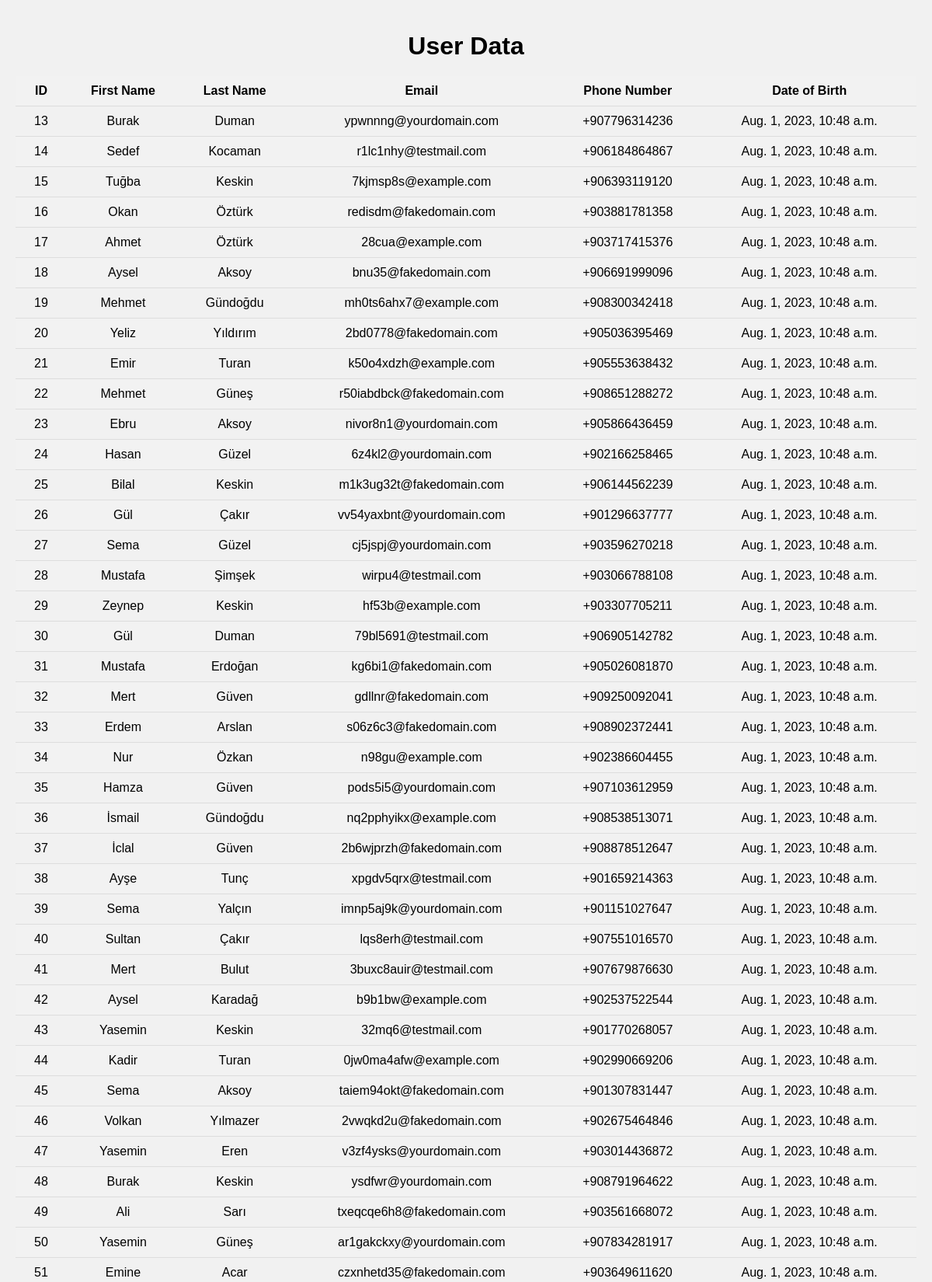
The app's page /user_list (upper part) with its own data.
### cronapp/models.py (models this page shows)
class User(models.Model):
    first_name = models.CharField(max_length=50)
    last_name = models.CharField(max_length=50)
    email = models.CharField(max_length=80)
    phone_number = models.CharField(max_length=20)
    date_of_birth = models.DateTimeField(auto_now_add=True)

### cronapp/views.py (the view)
# urls.py: path('user_list', view=views.user_list, name='user_list'),
def user_list(request):
    user_list = User.objects.all()
    return HttpResponse(render_to_string('user_list.html', {'user_list': user_list}))

### cronapp/templates/user_list.html (shortened to what this page needs)
<!DOCTYPE html>
<html lang="en">
    <head>
        {% load static %}
        <link rel="stylesheet" href="{% static 'styles/style.css' %}">
    </head>
    <body>
        <div class="container">
            <h1>User Data</h1>
            <table>
                <thead>
                    <tr>
                        <th>ID</th>
                        <th>First Name</th>
                        <th>Last Name</th>
                        <th>Email</th>
                        <th>Phone Number</th>
                        <th>Date of Birth</th>
                    </tr>
                </thead>
                <tbody>
                    {% for user in user_list %}
                        <tr>
                            <td>{{ user.id }}</td>
                            <td>{{ user.first_name }}</td>
                            <td>{{ user.last_name }}</td>
                            <td>{{ user.email }}</td>
                            <td>{{ user.phone_number }}</td>
                            <td>{{ user.date_of_birth }}</td>
                        </tr>
                    {% endfor %}
                </tbody>
            </table>
        </div>
    </body>
</html>

### static/styles/style.css (style rules this page uses)
body { font-family: Arial, sans-serif; background-color: #f1f1f1; margin: 0; padding: 0; }
.container { max-width: 1200px; margin: 0 auto; padding: 20px; }
h1 { text-align: center; margin-bottom: 20px; }
table { width: 100%; border-collapse: collapse; }
th, td { padding: 10px; text-align: center; border-bottom: 1px solid #ddd; }
th { background-color: #f2f2f2; }
tr:nth-child(even) { background-color: #f2f2f2; }

### records on screen
User: id "13", first_name "Burak", last_name "Duman", email "ypwnnng@yourdomain.com", phone_number "+907796314236", date_of_birth "Aug. 1, 2023, 10:48 a.m."
User: id "14", first_name "Sedef", last_name "Kocaman", email "r1lc1nhy@testmail.com", phone_number "+906184864867", date_of_birth "Aug. 1, 2023, 10:48 a.m."
User: id "15", first_name "Tuğba", last_name "Keskin", email "7kjmsp8s@example.com", phone_number "+906393119120", date_of_birth "Aug. 1, 2023, 10:48 a.m."
User: id "16", first_name "Okan", last_name "Öztürk", email "redisdm@fakedomain.com", phone_number "+903881781358", date_of_birth "Aug. 1, 2023, 10:48 a.m."
User: id "17", first_name "Ahmet", last_name "Öztürk", email "28cua@example.com", phone_number "+903717415376", date_of_birth "Aug. 1, 2023, 10:48 a.m."
User: id "18", first_name "Aysel", last_name "Aksoy", email "bnu35@fakedomain.com", phone_number "+906691999096", date_of_birth "Aug. 1, 2023, 10:48 a.m."
User: id "19", first_name "Mehmet", last_name "Gündoğdu", email "mh0ts6ahx7@example.com", phone_number "+908300342418", date_of_birth "Aug. 1, 2023, 10:48 a.m."
User: id "20", first_name "Yeliz", last_name "Yıldırım", email "2bd0778@fakedomain.com", phone_number "+905036395469", date_of_birth "Aug. 1, 2023, 10:48 a.m."
User: id "21", first_name "Emir", last_name "Turan", email "k50o4xdzh@example.com", phone_number "+905553638432", date_of_birth "Aug. 1, 2023, 10:48 a.m."
User: id "22", first_name "Mehmet", last_name "Güneş", email "r50iabdbck@fakedomain.com", phone_number "+908651288272", date_of_birth "Aug. 1, 2023, 10:48 a.m."
User: id "23", first_name "Ebru", last_name "Aksoy", email "nivor8n1@yourdomain.com", phone_number "+905866436459", date_of_birth "Aug. 1, 2023, 10:48 a.m."
User: id "24", first_name "Hasan", last_name "Güzel", email "6z4kl2@yourdomain.com", phone_number "+902166258465", date_of_birth "Aug. 1, 2023, 10:48 a.m."
User: id "25", first_name "Bilal", last_name "Keskin", email "m1k3ug32t@fakedomain.com", phone_number "+906144562239", date_of_birth "Aug. 1, 2023, 10:48 a.m."
User: id "26", first_name "Gül", last_name "Çakır", email "vv54yaxbnt@yourdomain.com", phone_number "+901296637777", date_of_birth "Aug. 1, 2023, 10:48 a.m."
User: id "27", first_name "Sema", last_name "Güzel", email "cj5jspj@yourdomain.com", phone_number "+903596270218", date_of_birth "Aug. 1, 2023, 10:48 a.m."
User: id "28", first_name "Mustafa", last_name "Şimşek", email "wirpu4@testmail.com", phone_number "+903066788108", date_of_birth "Aug. 1, 2023, 10:48 a.m."
User: id "29", first_name "Zeynep", last_name "Keskin", email "hf53b@example.com", phone_number "+903307705211", date_of_birth "Aug. 1, 2023, 10:48 a.m."
User: id "30", first_name "Gül", last_name "Duman", email "79bl5691@testmail.com", phone_number "+906905142782", date_of_birth "Aug. 1, 2023, 10:48 a.m."
User: id "31", first_name "Mustafa", last_name "Erdoğan", email "kg6bi1@fakedomain.com", phone_number "+905026081870", date_of_birth "Aug. 1, 2023, 10:48 a.m."
User: id "32", first_name "Mert", last_name "Güven", email "gdllnr@fakedomain.com", phone_number "+909250092041", date_of_birth "Aug. 1, 2023, 10:48 a.m."
User: id "33", first_name "Erdem", last_name "Arslan", email "s06z6c3@fakedomain.com", phone_number "+908902372441", date_of_birth "Aug. 1, 2023, 10:48 a.m."
User: id "34", first_name "Nur", last_name "Özkan", email "n98gu@example.com", phone_number "+902386604455", date_of_birth "Aug. 1, 2023, 10:48 a.m."
User: id "35", first_name "Hamza", last_name "Güven", email "pods5i5@yourdomain.com", phone_number "+907103612959", date_of_birth "Aug. 1, 2023, 10:48 a.m."
User: id "36", first_name "İsmail", last_name "Gündoğdu", email "nq2pphyikx@example.com", phone_number "+908538513071", date_of_birth "Aug. 1, 2023, 10:48 a.m."
User: id "37", first_name "İclal", last_name "Güven", email "2b6wjprzh@fakedomain.com", phone_number "+908878512647", date_of_birth "Aug. 1, 2023, 10:48 a.m."
User: id "38", first_name "Ayşe", last_name "Tunç", email "xpgdv5qrx@testmail.com", phone_number "+901659214363", date_of_birth "Aug. 1, 2023, 10:48 a.m."
User: id "39", first_name "Sema", last_name "Yalçın", email "imnp5aj9k@yourdomain.com", phone_number "+901151027647", date_of_birth "Aug. 1, 2023, 10:48 a.m."
User: id "40", first_name "Sultan", last_name "Çakır", email "lqs8erh@testmail.com", phone_number "+907551016570", date_of_birth "Aug. 1, 2023, 10:48 a.m."
User: id "41", first_name "Mert", last_name "Bulut", email "3buxc8auir@testmail.com", phone_number "+907679876630", date_of_birth "Aug. 1, 2023, 10:48 a.m."
User: id "42", first_name "Aysel", last_name "Karadağ", email "b9b1bw@example.com", phone_number "+902537522544", date_of_birth "Aug. 1, 2023, 10:48 a.m."
User: id "43", first_name "Yasemin", last_name "Keskin", email "32mq6@testmail.com", phone_number "+901770268057", date_of_birth "Aug. 1, 2023, 10:48 a.m."
User: id "44", first_name "Kadir", last_name "Turan", email "0jw0ma4afw@example.com", phone_number "+902990669206", date_of_birth "Aug. 1, 2023, 10:48 a.m."
User: id "45", first_name "Sema", last_name "Aksoy", email "taiem94okt@fakedomain.com", phone_number "+901307831447", date_of_birth "Aug. 1, 2023, 10:48 a.m."
User: id "46", first_name "Volkan", last_name "Yılmazer", email "2vwqkd2u@fakedomain.com", phone_number "+902675464846", date_of_birth "Aug. 1, 2023, 10:48 a.m."
User: id "47", first_name "Yasemin", last_name "Eren", email "v3zf4ysks@yourdomain.com", phone_number "+903014436872", date_of_birth "Aug. 1, 2023, 10:48 a.m."
User: id "48", first_name "Burak", last_name "Keskin", email "ysdfwr@yourdomain.com", phone_number "+908791964622", date_of_birth "Aug. 1, 2023, 10:48 a.m."
User: id "49", first_name "Ali", last_name "Sarı", email "txeqcqe6h8@fakedomain.com", phone_number "+903561668072", date_of_birth "Aug. 1, 2023, 10:48 a.m."
User: id "50", first_name "Yasemin", last_name "Güneş", email "ar1gakckxy@yourdomain.com", phone_number "+907834281917", date_of_birth "Aug. 1, 2023, 10:48 a.m."
User: id "51", first_name "Emine", last_name "Acar", email "czxnhetd35@fakedomain.com", phone_number "+903649611620", date_of_birth "Aug. 1, 2023, 10:48 a.m."
